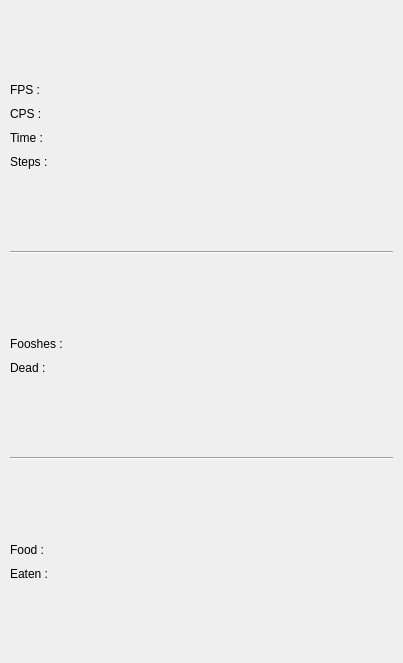
<?xml version="1.0" encoding="UTF-8"?>
<ui version="4.0">
 <class>InfosForm</class>
 <widget class="QWidget" name="InfosForm">
  <property name="geometry">
   <rect>
    <x>0</x>
    <y>0</y>
    <width>403</width>
    <height>663</height>
   </rect>
  </property>
  <property name="windowTitle">
   <string>Form</string>
  </property>
  <layout class="QGridLayout" name="gridLayout">
   <property name="leftMargin">
    <number>10</number>
   </property>
   <property name="topMargin">
    <number>10</number>
   </property>
   <property name="rightMargin">
    <number>10</number>
   </property>
   <property name="bottomMargin">
    <number>10</number>
   </property>
   <property name="spacing">
    <number>10</number>
   </property>
   <item row="9" column="0">
    <widget class="QLabel" name="labelFooshesDeaths">
     <property name="text">
      <string>Dead : </string>
     </property>
    </widget>
   </item>
   <item row="13" column="0">
    <widget class="QLabel" name="labelFoodCount">
     <property name="text">
      <string>Food : </string>
     </property>
    </widget>
   </item>
   <item row="12" column="0">
    <spacer name="verticalSpacer_5">
     <property name="orientation">
      <enum>Qt::Vertical</enum>
     </property>
     <property name="sizeHint" stdset="0">
      <size>
       <width>20</width>
       <height>40</height>
      </size>
     </property>
    </spacer>
   </item>
   <item row="11" column="0">
    <widget class="Line" name="line_2">
     <property name="orientation">
      <enum>Qt::Horizontal</enum>
     </property>
    </widget>
   </item>
   <item row="15" column="0">
    <spacer name="verticalSpacer_6">
     <property name="orientation">
      <enum>Qt::Vertical</enum>
     </property>
     <property name="sizeHint" stdset="0">
      <size>
       <width>20</width>
       <height>40</height>
      </size>
     </property>
    </spacer>
   </item>
   <item row="4" column="0">
    <widget class="QLabel" name="labelSteps">
     <property name="text">
      <string>Steps :</string>
     </property>
    </widget>
   </item>
   <item row="8" column="0">
    <widget class="QLabel" name="labelFooshesCount">
     <property name="text">
      <string>Fooshes :</string>
     </property>
    </widget>
   </item>
   <item row="0" column="0">
    <spacer name="verticalSpacer_4">
     <property name="orientation">
      <enum>Qt::Vertical</enum>
     </property>
     <property name="sizeHint" stdset="0">
      <size>
       <width>0</width>
       <height>40</height>
      </size>
     </property>
    </spacer>
   </item>
   <item row="1" column="0">
    <widget class="QLabel" name="labelFps">
     <property name="text">
      <string>FPS : </string>
     </property>
    </widget>
   </item>
   <item row="6" column="0">
    <widget class="Line" name="line">
     <property name="orientation">
      <enum>Qt::Horizontal</enum>
     </property>
    </widget>
   </item>
   <item row="2" column="0">
    <widget class="QLabel" name="labelCps">
     <property name="text">
      <string>CPS : </string>
     </property>
    </widget>
   </item>
   <item row="3" column="0">
    <widget class="QLabel" name="labelTimeElapsed">
     <property name="text">
      <string>Time :</string>
     </property>
    </widget>
   </item>
   <item row="5" column="0">
    <spacer name="verticalSpacer_2">
     <property name="orientation">
      <enum>Qt::Vertical</enum>
     </property>
     <property name="sizeHint" stdset="0">
      <size>
       <width>0</width>
       <height>40</height>
      </size>
     </property>
    </spacer>
   </item>
   <item row="7" column="0">
    <spacer name="verticalSpacer_3">
     <property name="orientation">
      <enum>Qt::Vertical</enum>
     </property>
     <property name="sizeHint" stdset="0">
      <size>
       <width>0</width>
       <height>40</height>
      </size>
     </property>
    </spacer>
   </item>
   <item row="10" column="0">
    <spacer name="verticalSpacer">
     <property name="orientation">
      <enum>Qt::Vertical</enum>
     </property>
     <property name="sizeHint" stdset="0">
      <size>
       <width>20</width>
       <height>40</height>
      </size>
     </property>
    </spacer>
   </item>
   <item row="14" column="0">
    <widget class="QLabel" name="labelFoodsEaten">
     <property name="text">
      <string>Eaten :</string>
     </property>
    </widget>
   </item>
  </layout>
 </widget>
 <resources/>
 <connections/>
</ui>
